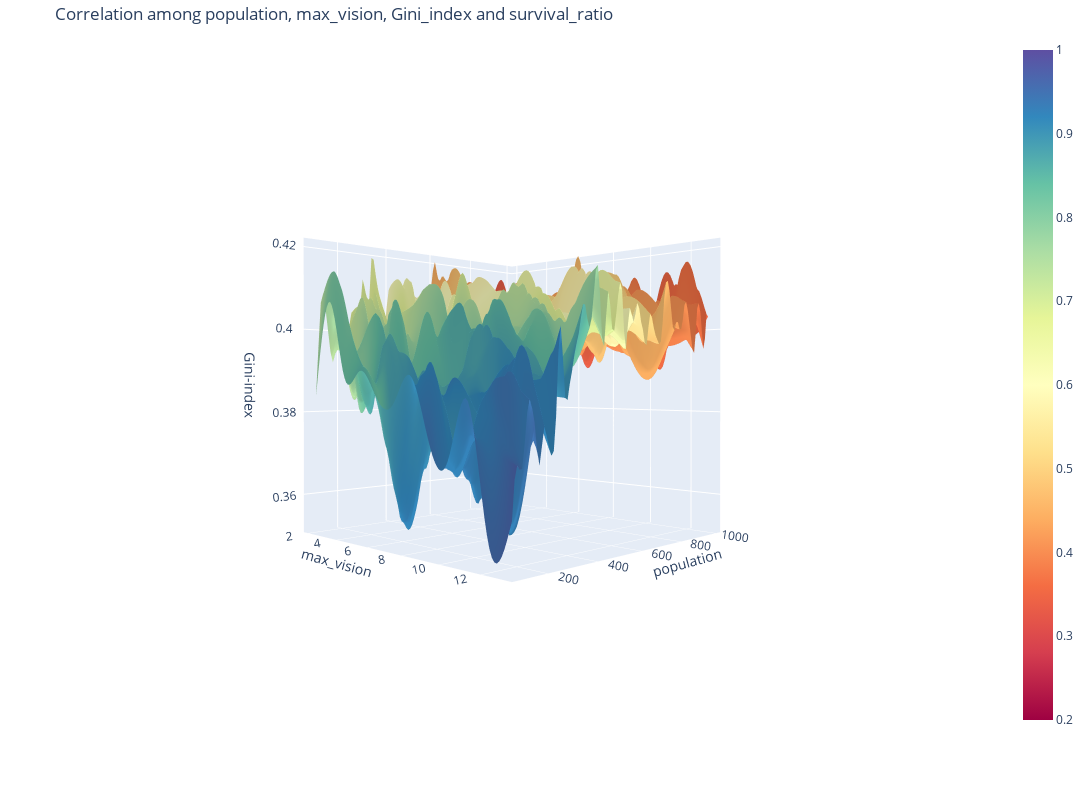

Here is the notebook cell this chart was saved with:
### Code cell
Y = cleaned_df3['population']
X = cleaned_df3['max_vision']
Z = cleaned_df3['Gini_index']
AI = cleaned_df3['survival_ratio']

# 假设X, Y, Z, 和 AI 是你已经有的数据

xi = np.linspace(X.min(), X.max(), 100)
yi = np.linspace(Y.min(), Y.max(), 100)
xi, yi = np.meshgrid(xi, yi)

# 对Z进行插值
zi = griddata((X, Y), Z, (xi, yi), method='cubic')

# 对AI进行插值，得到ai_mapped，这是根据xi和yi网格映射后的AI值
ai_mapped = griddata((X, Y), AI, (xi, yi), method='cubic')

colorscale = 'spectral'

# 用插值后的ai_mapped作为颜色映射
fig = go.Figure(data=[go.Surface(z=zi, x=xi, y=yi, surfacecolor=ai_mapped, colorscale=colorscale, cmin=0.2, cmax=1)],
                layout=go.Layout(
                    title='Correlation among population, max_vision, Gini_index and survival_ratio',
                    autosize=False,
                    width=1250, height=800,
                    margin=dict(l=30, r=30, b=70, t=40)
                ))


fig.update_layout(scene=dict(
                    xaxis=dict(autorange='reversed', title='population'),
                    yaxis_title='max_vision',
                    zaxis_title='Gini-index',
                    camera=dict(
                        up=dict(x=0, y=0, z=1),
                        center=dict(x=0, y=0, z=0),
                        eye=dict(x=2, y=2, z=0.01)
                    )))

fig.show()

### Figure 1 — Plotly figure (JSON) as saved in the notebook; plotly's stock layout.template omitted (floating-point values rounded to 4 significant figures; data arrays with more than 128 entries replaced by an {"elided": "..."} marker saying what was removed)
{"data": [{"cmax": 1, "cmin": 0.2, "colorscale": [[0, "rgb(158,1,66)"], [0.1, "rgb(213,62,79)"], [0.2, "rgb(244,109,67)"], [0.3, "rgb(253,174,97)"], [0.4, "rgb(254,224,139)"], [0.5, "rgb(255,255,191)"], [0.6, "rgb(230,245,152)"], [0.7, "rgb(171,221,164)"], [0.8, "rgb(102,194,165)"], [0.9, "rgb(50,136,189)"], [1, "rgb(94,79,162)"]], "surfacecolor": {"elided": "100x100 float values"}, "type": "surface", "x": {"elided": "100x100 float values"}, "y": {"elided": "100x100 float values"}, "z": {"elided": "100x100 float values"}}], "layout": {"autosize": false, "height": 800, "margin": {"b": 70, "l": 30, "r": 30, "t": 40}, "scene": {"camera": {"center": {"x": 0, "y": 0, "z": 0}, "eye": {"x": 2, "y": 2, "z": 0.01}, "up": {"x": 0, "y": 0, "z": 1}}, "xaxis": {"autorange": "reversed", "title": {"text": "population"}}, "yaxis": {"title": {"text": "max_vision"}}, "zaxis": {"title": {"text": "Gini-index"}}}, "title": {"text": "Correlation among population, max_vision, Gini_index and survival_ratio"}, "width": 1250}}
